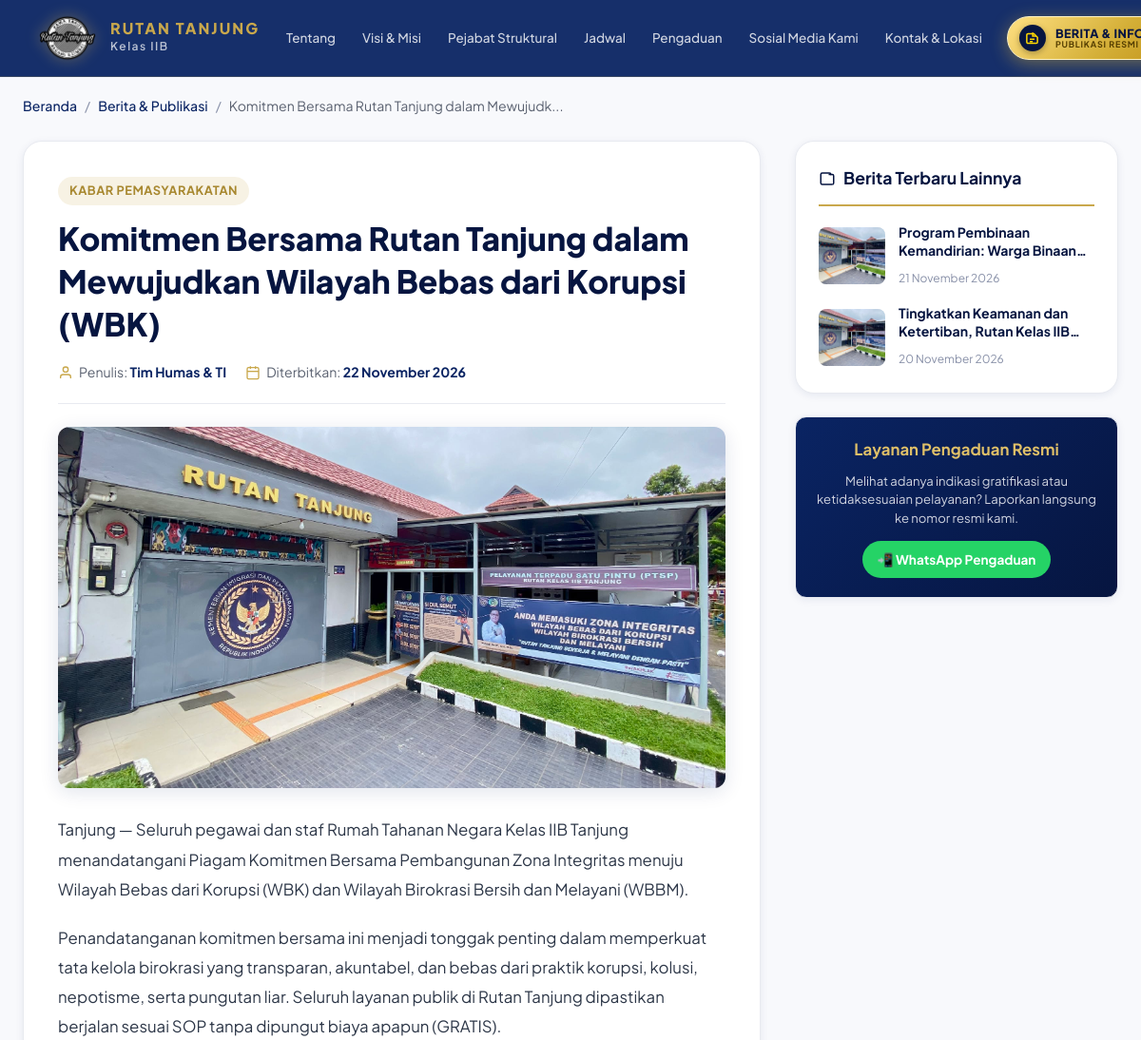
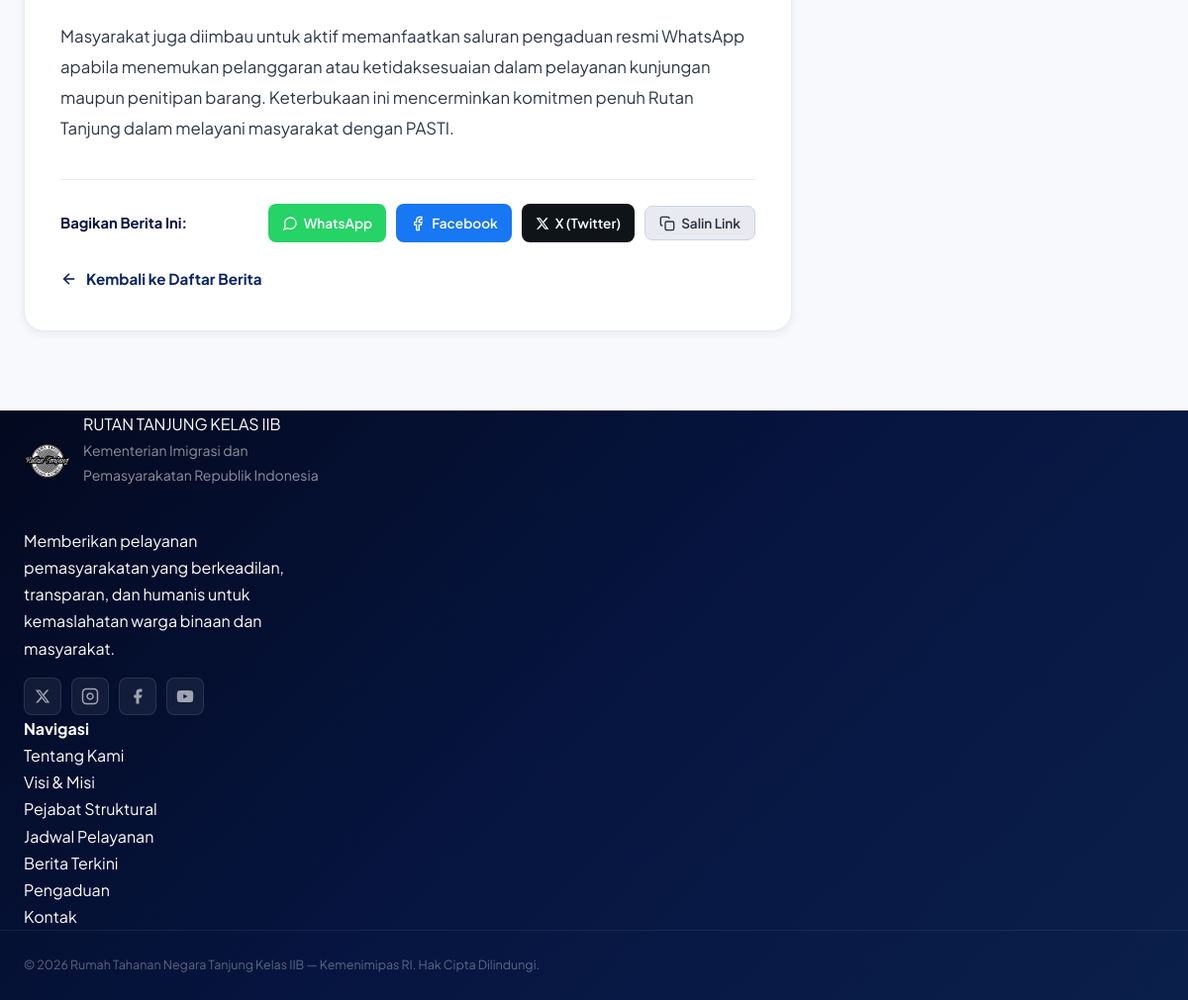
The app's page /detail-berita.php?slug=komitmen-bersama-rutan-tanjung-dalam-mewujudkan-wilayah-bebas-dari-korupsi-wbk with its own data (2 pictures, top to bottom).
### tables this page shows
CREATE TABLE IF NOT EXISTS `berita` (
  `id` INT AUTO_INCREMENT PRIMARY KEY,
  `judul` VARCHAR(255) NOT NULL,
  `slug` VARCHAR(255) NOT NULL,
  `isi` TEXT NOT NULL,
  `gambar` VARCHAR(255) DEFAULT NULL,
  `penulis` VARCHAR(100) NOT NULL,
  `tanggal_dibuat` DATETIME DEFAULT CURRENT_TIMESTAMP
);

### koneksi.php (called while the page is built, shortened)
<?php
if (!function_exists('format_tanggal_indo')) {
    function format_tanggal_indo($datetime) {
        $timestamp = strtotime($datetime);
        $bulan = [
            1 => 'Januari', 'Februari', 'Maret', 'April', 'Mei', 'Juni',
            'Juli', 'Agustus', 'September', 'Oktober', 'November', 'Desember'
        ];
        $tgl = date('d', $timestamp);
        $bln = $bulan[(int)date('m', $timestamp)];
        $thn = date('Y', $timestamp);
        return "$tgl $bln $thn";
    }
}
?>

### detail-berita.php (the view, shortened to what this page needs)
<?php
require_once __DIR__ . '/koneksi.php';
$slug = trim($_GET['slug'] ?? '');
$berita = null;
if (!empty($slug)) {
    $stmt = $conn->prepare("SELECT * FROM berita WHERE slug = ? LIMIT 1");
    $stmt->bind_param("s", $slug);
    $stmt->execute();
    $res = $stmt->get_result();
    if ($res->num_rows > 0) {
        $berita = $res->fetch_assoc();
    }
}
$berita_lainnya = [];
if ($berita) {
    $stmt_lain = $conn->prepare("SELECT id, judul, slug, gambar, tanggal_dibuat, penulis FROM berita WHERE id != ? ORDER BY tanggal_dibuat DESC LIMIT 4");
    $stmt_lain->bind_param("i", $berita['id']);
    $stmt_lain->execute();
    $res_lain = $stmt_lain->get_result();
    while ($r = $res_lain->fetch_assoc()) {
        $berita_lainnya[] = $r;
    }
}
$current_protocol = (!empty($_SERVER['HTTPS']) && $_SERVER['HTTPS'] !== 'off') ? "https://" : "http://";
$current_url = $current_protocol . $_SERVER['HTTP_HOST'] . $_SERVER['REQUEST_URI'];
?>
<!DOCTYPE html>
<html lang="id">
<head>
  <link rel="stylesheet" href="style.css?v=<?= filemtime(__DIR__ . '/style.css') ?>" />
</head>
<body>
  <header class="navbar" id="navbar">
    <div class="container navbar-inner">
      <a href="index.php#hero" class="logo-wrap">
        <div class="logo-emblem">
          <img src="banner/LOGO RUTAN png.png" alt="Logo Rutan Tanjung" width="62" height="62" style="object-fit: contain; display: block;" />
        </div>
        <div class="logo-text">
          <span class="logo-title">RUTAN TANJUNG</span>
          <span class="logo-sub">Kelas IIB</span>
        </div>
      </a>
      <nav class="nav-links" id="navLinks">
        <a href="index.php#tentang" class="nav-link">Tentang</a>
        <a href="index.php#visi-misi" class="nav-link">Visi &amp; Misi</a>
        <a href="index.php#pejabat" class="nav-link">Pejabat Struktural</a>
        <a href="index.php#jadwal" class="nav-link">Jadwal</a>
        <a href="index.php#pengaduan" class="nav-link">Pengaduan</a>
        <a href="index.php#sosmed" class="nav-link">Sosial Media Kami</a>
        <a href="index.php#kontak" class="nav-link">Kontak &amp; Lokasi</a>
        <a href="berita.php" class="btn-nav-berita-cta" title="Buka Halaman Berita &amp; Publikasi">
          <div class="nav-berita-icon-box">
            <svg width="15" height="15" viewBox="0 0 24 24" fill="none" stroke="currentColor" stroke-width="2.4">
              <path d="M19 20H5a2 2 0 0 1-2-2V6a2 2 0 0 1 2-2h10l6 6v8a2 2 0 0 1-2 2z"></path>
              <polyline points="13 2 13 8 19 8"></polyline>
              <line x1="8" y1="13" x2="16" y2="13"></line>
              <line x1="8" y1="17" x2="13" y2="17"></line>
            </svg>
          </div>
          <div class="nav-berita-text-group">
            <span class="nav-berita-label-top">BERITA &amp; INFORMASI</span>
            <span class="nav-berita-label-sub">PUBLIKASI RESMI</span>
          </div>
        </a>
      </nav>
    </div>
  </header>
  <main class="article-page">
    <div class="container">
      <nav class="breadcrumb-nav">
        <a href="index.php">Beranda</a>
        <span class="sep">/</span>
        <a href="index.php#berita">Berita &amp; Publikasi</a>
        <span class="sep">/</span>
        <span><?= $berita ? htmlspecialchars(mb_substr($berita['judul'], 0, 45)) . '...' : 'Tidak Ditemukan' ?></span>
      </nav>
      <?php if ($berita): ?>
        <?php
          $gambar_detail = (!empty($berita['gambar']) && file_exists(__DIR__ . '/uploads/berita/' . $berita['gambar']))
                            ? 'uploads/berita/' . htmlspecialchars($berita['gambar'])
                            : 'gambar atau poster/header rutan.jpg';
        ?>
        <div class="article-layout">
          <article class="article-card-main">
            <span class="article-tag">Kabar Pemasyarakatan</span>
            <h1 class="article-title"><?= htmlspecialchars($berita['judul']) ?></h1>
            <div class="article-meta-bar">
              <div class="meta-item">
                <svg width="16" height="16" viewBox="0 0 24 24" fill="none" stroke="currentColor" stroke-width="2">
                  <path d="M20 21v-2a4 4 0 0 0-4-4H8a4 4 0 0 0-4 4v2"></path>
                  <circle cx="12" cy="7" r="4"></circle>
                </svg>
                <span>Penulis: <strong><?= htmlspecialchars($berita['penulis']) ?></strong></span>
              </div>
              <div class="meta-item">
                <svg width="16" height="16" viewBox="0 0 24 24" fill="none" stroke="currentColor" stroke-width="2">
                  <rect x="3" y="4" width="18" height="18" rx="2" ry="2"></rect>
                  <line x1="16" y1="2" x2="16" y2="6"></line>
                  <line x1="8" y1="2" x2="8" y2="6"></line>
                  <line x1="3" y1="10" x2="21" y2="10"></line>
                </svg>
                <span>Diterbitkan: <strong><?= format_tanggal_indo($berita['tanggal_dibuat']) ?></strong></span>
              </div>
            </div>
            <div class="article-featured-img-wrap">
              <img src="<?= $gambar_detail ?>" alt="<?= htmlspecialchars($berita['judul']) ?>" class="article-featured-img">
            </div>
            <div class="article-content">
              <?php
                function auto_link_text($text) {
                    $text = htmlspecialchars($text, ENT_QUOTES, 'UTF-8');
                    $pattern = '/(https?:\/\/[^\s\,\;\"\'\<\>\(\)\[\]]+)/i';
                    $replacement = '<a href="$1" target="_blank" rel="noopener noreferrer" style="color:var(--primary,#1e3a6e);text-decoration:underline;word-break:break-all;">$1</a>';
                    return preg_replace($pattern, $replacement, $text);
                }
                $paragraphs = explode("\n", str_replace(["\r\n", "\r"], "\n", $berita['isi']));
                foreach ($paragraphs as $para) {
                    $para = trim($para);
                    if (!empty($para)) {
                        echo '<p>' . nl2br(auto_link_text($para)) . '</p>';
                    }
                }
              ?>
            </div>
            <div class="article-share-box">
              <span class="share-label">Bagikan Berita Ini:</span>
              <div class="share-buttons">
                <a href="https://api.whatsapp.com/send?text=<?= urlencode($berita['judul'] . ' - Baca selengkapnya di: ' . $current_url) ?>" target="_blank" rel="noopener" class="btn-share btn-share-wa">
                  <svg width="16" height="16" viewBox="0 0 24 24" fill="none" stroke="currentColor" stroke-width="2">
                    <path d="M21 11.5a8.38 8.38 0 0 1-.9 3.8 8.5 8.5 0 0 1-7.6 4.7 8.38 8.38 0 0 1-3.8-.9L3 21l1.9-5.7a8.38 8.38 0 0 1-.9-3.8 8.5 8.5 0 0 1 4.7-7.6 8.38 8.38 0 0 1 3.8-.9h.5a8.48 8.48 0 0 1 8 8v.5z"></path>
                  </svg>
                  WhatsApp
                </a>
                <a href="https://www.facebook.com/sharer/sharer.php?u=<?= urlencode($current_url) ?>" target="_blank" rel="noopener" class="btn-share btn-share-fb">
                  <svg width="16" height="16" viewBox="0 0 24 24" fill="none" stroke="currentColor" stroke-width="2">
                    <path d="M18 2h-3a5 5 0 0 0-5 5v3H7v4h3v8h4v-8h3l1-4h-4V7a1 1 0 0 1 1-1h3z"></path>
                  </svg>
                  Facebook
                </a>
                <a href="https://twitter.com/intent/tweet?text=<?= urlencode($berita['judul'] . ' - Baca selengkapnya di: ' . $current_url) ?>" target="_blank" rel="noopener" class="btn-share btn-share-x" style="background:#0f1419;color:#ffffff;">
                  <svg width="14" height="14" viewBox="0 0 24 24" fill="currentColor">
                    <path d="M18.244 2.25h3.308l-7.227 8.26 8.502 11.24H16.17l-5.214-6.817L4.99 21.75H1.68l7.73-8.835L1.254 2.25H8.08l4.713 6.231zm-1.161 17.52h1.833L7.084 4.126H5.117z"/>
                  </svg>
                  X (Twitter)
                </a>
                <button type="button" class="btn-share btn-share-copy" onclick="copyArticleUrl()">
                  <svg width="16" height="16" viewBox="0 0 24 24" fill="none" stroke="currentColor" stroke-width="2">
                    <rect x="9" y="9" width="13" height="13" rx="2" ry="2"></rect>
                    <path d="M5 15H4a2 2 0 0 1-2-2V4a2 2 0 0 1 2-2h9a2 2 0 0 1 2 2v1"></path>
                  </svg>
                  Salin Link
                </button>
              </div>
            </div>
            <a href="index.php#berita" class="btn-back-home">
              <svg width="18" height="18" viewBox="0 0 24 24" fill="none" stroke="currentColor" stroke-width="2.2">
                <line x1="19" y1="12" x2="5" y2="12"></line>
                <polyline points="12 19 5 12 12 5"></polyline>
              </svg>
              Kembali ke Daftar Berita
            </a>
          </article>
          <aside class="article-sidebar">
            <?php if (!empty($berita_lainnya)): ?>
              <div class="sidebar-widget">
                <h3 class="widget-title">
                  <svg width="18" height="18" viewBox="0 0 24 24" fill="none" stroke="currentColor" stroke-width="2">
                    <path d="M19 20H5a2 2 0 0 1-2-2V6a2 2 0 0 1 2-2h10a2 2 0 0 1 2 2v1"></path>
                    <path d="M19 20a2 2 0 0 0 2-2V8a2 2 0 0 0-2-2h-5"></path>
                  </svg>
                  Berita Terbaru Lainnya
                </h3>
                <div class="recent-news-list">
                  <?php foreach ($berita_lainnya as $bl):
                    $thumb_bl = (!empty($bl['gambar']) && file_exists(__DIR__ . '/uploads/berita/' . $bl['gambar']))
                                ? 'uploads/berita/' . htmlspecialchars($bl['gambar'])
                                : 'gambar atau poster/header rutan.jpg';
                  ?>
                    <a href="detail-berita.php?slug=<?= urlencode($bl['slug']) ?>" class="recent-news-item">
                      <img src="<?= $thumb_bl ?>" alt="<?= htmlspecialchars($bl['judul']) ?>" class="recent-news-thumb">
                      <div class="recent-news-info">
                        <h4 class="recent-news-title"><?= htmlspecialchars($bl['judul']) ?></h4>
                        <span class="recent-news-date"><?= format_tanggal_indo($bl['tanggal_dibuat']) ?></span>
                      </div>
                    </a>
                  <?php endforeach; ?>
                </div>
              </div>
            <?php endif; ?>
            <div class="sidebar-widget cta-card-sidebar">
              <h4>Layanan Pengaduan Resmi</h4>
              <p>Melihat adanya indikasi gratifikasi atau ketidaksesuaian pelayanan? Laporkan langsung ke nomor resmi kami.</p>
              <a href="https://wa.me/6282155353594?text=Halo%20Admin%20Rutan%20Tanjung,%20saya%20ingin%20menyampaikan%20pengaduan" target="_blank" rel="noopener" class="btn-wa-sidebar">
                📲 WhatsApp Pengaduan
              </a>
            </div>
          </aside>
        </div>
      <?php endif; ?>
    </div>
  </main>
  <footer class="footer">
    <div class="container footer-content">
      <div class="footer-brand">
        <div class="footer-logo">
          <img src="banner/LOGO RUTAN png.png" alt="Logo Rutan Tanjung" width="48" height="48" style="object-fit: contain;" />
          <div>
            <div class="footer-name">RUTAN TANJUNG KELAS IIB</div>
            <div class="footer-desc">Kementerian Imigrasi dan Pemasyarakatan Republik Indonesia</div>
          </div>
        </div>
        <p class="footer-tagline">
          Memberikan pelayanan pemasyarakatan yang berkeadilan, transparan, dan humanis untuk kemaslahatan warga binaan dan masyarakat.
        </p>
        <div class="footer-sosmed" style="margin-top: 16px;">
          <a href="https://x.com/HumasRutansa" target="_blank" rel="noopener" class="footer-sosmed-icon" aria-label="X (Twitter)"><svg viewBox="0 0 24 24"
              fill="currentColor" width="16" height="16">
              <path d="M18.244 2.25h3.308l-7.227 8.26 8.502 11.24H16.17l-5.214-6.817L4.99 21.75H1.68l7.73-8.835L1.254 2.25H8.08l4.713 6.231zm-1.161 17.52h1.833L7.084 4.126H5.117z"/>
            </svg></a>
          <a href="https://www.instagram.com/rutan_tanjung" target="_blank" rel="noopener" class="footer-sosmed-icon" aria-label="Instagram"><svg viewBox="0 0 24 24"
              fill="none" stroke="currentColor" stroke-width="2" width="18" height="18">
              <rect x="2" y="2" width="20" height="20" rx="5" ry="5" />
              <path d="M16 11.37A4 4 0 1 1 12.63 8 4 4 0 0 1 16 11.37z" />
              <line x1="17.5" y1="6.5" x2="17.51" y2="6.5" />
            </svg></a>
          <a href="https://www.facebook.com/share/14nipLTAWgD/" target="_blank" rel="noopener" class="footer-sosmed-icon" aria-label="Facebook"><svg viewBox="0 0 24 24"
              fill="currentColor" width="18" height="18">
              <path d="M18 2h-3a5 5 0 0 0-5 5v3H7v4h3v8h4v-8h3l1-4h-4V7a1 1 0 0 1 1-1h3z" />
            </svg></a>
          <a href="https://youtube.com/@rutantanjung?si=2dmk1-x2Z7LyfAdb" target="_blank" rel="noopener" class="footer-sosmed-icon" aria-label="YouTube"></a>
        </div>
      </div>
      <div class="footer-links-group">
        <h4 class="footer-heading">Navigasi</h4>
        <ul class="footer-links">
          <li><a href="index.php#tentang">Tentang Kami</a></li>
          <li><a href="index.php#visi-misi">Visi &amp; Misi</a></li>
          <li><a href="index.php#pejabat">Pejabat Struktural</a></li>
          <li><a href="index.php#jadwal">Jadwal Pelayanan</a></li>
          <li><a href="index.php#berita">Berita Terkini</a></li>
          <li><a href="index.php#pengaduan">Pengaduan</a></li>
          <li><a href="index.php#kontak">Kontak</a></li>
        </ul>
      </div>
    </div>
    <div class="footer-bottom">
      <div class="container footer-bottom-inner">
        <p>&copy; <?= date('Y') ?> Rumah Tahanan Negara Tanjung Kelas IIB — Kemenimipas RI. Hak Cipta Dilindungi.</p>
      </div>
    </div>
  </footer>
</body>
</html>

### records on screen
berita: judul "Komitmen Bersama Rutan Tanjung dalam Mewujudk", judul "Komitmen Bersama Rutan Tanjung dalam Mewujudkan Wilayah Bebas dari Korupsi (WBK)", penulis "Tim Humas & TI", tanggal_dibuat "22 November 2026", isi "Tanjung — Seluruh pegawai dan staf Rumah Tahanan Negara Kelas IIB Tanjung menandatangani Piagam Komitmen Bersama Pembangunan Zona Integritas menuju Wilayah Bebas dari Korupsi (WBK) dan Wilayah Birokrasi Bersih dan Melayani (WBBM).", isi "Penandatanganan komitmen bersama ini menjadi tonggak penting dalam memperkuat tata kelola birokrasi yang transparan, akuntabel, dan bebas dari praktik korupsi, kolusi, nepotisme, serta pungutan liar. Seluruh layanan publik di Rutan Tanjung dipastikan berjalan sesuai SOP tanpa dipungut biaya apapun (GRATIS).", isi "Masyarakat juga diimbau untuk aktif memanfaatkan saluran pengaduan resmi WhatsApp apabila menemukan pelanggaran atau ketidaksesuaian dalam pelayanan kunjungan maupun penitipan barang. Keterbukaan ini mencerminkan komitmen penuh Rutan Tanjung dalam melayani masyarakat dengan PASTI."
berita: judul "Program Pembinaan Kemandirian: Warga…", tanggal_dibuat "21 November 2026"
berita: judul "Tingkatkan Keamanan dan Ketertiban, Rutan Kelas…", tanggal_dibuat "20 November 2026"
